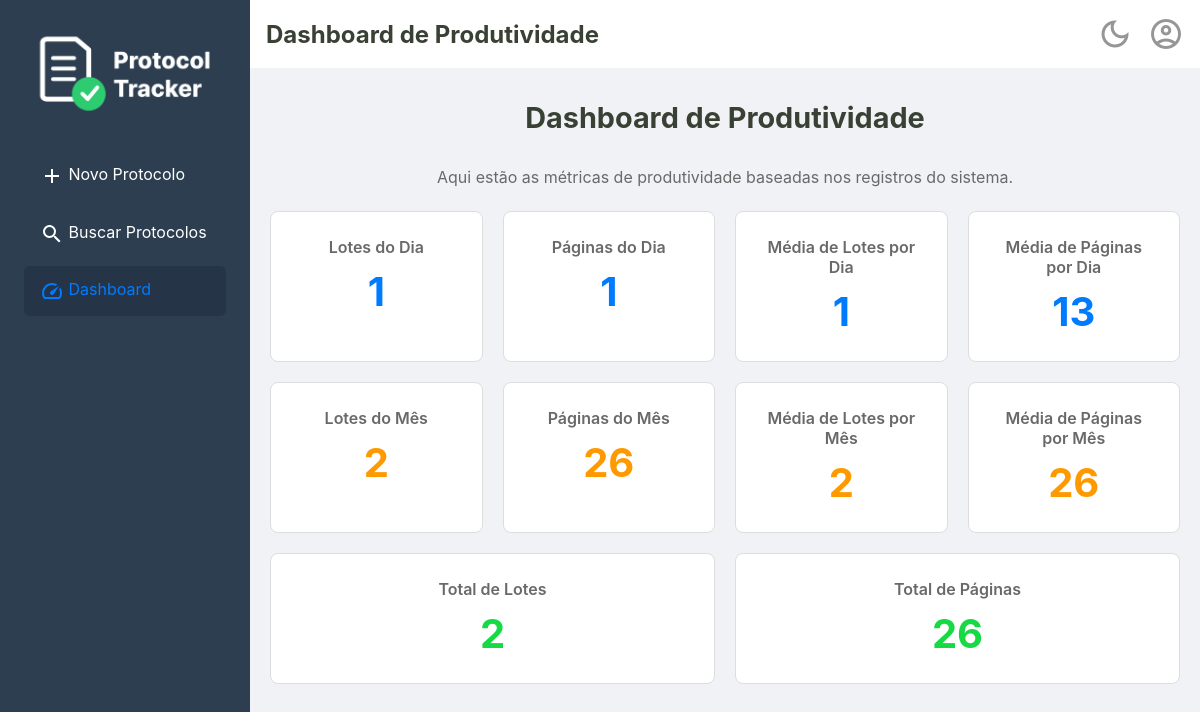
Before: /dashboard (signed in) with the older database file.
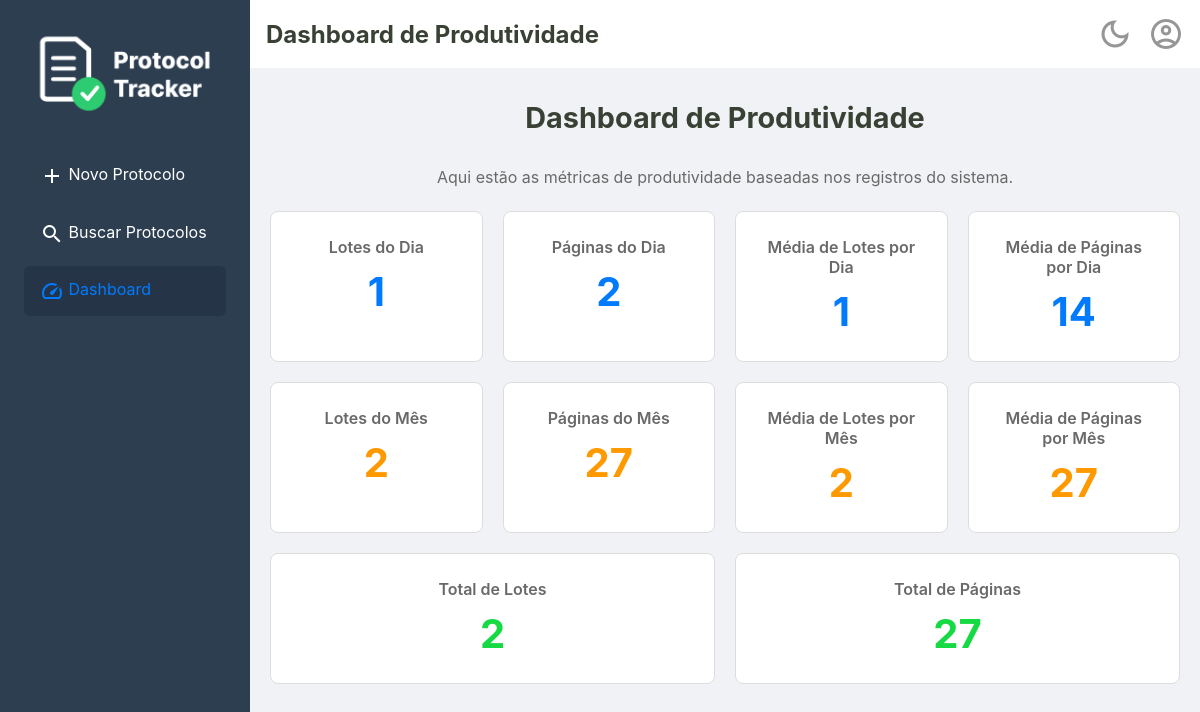
After: the same page with the newer database file.
### tables this page shows
CREATE TABLE protocolos (
    id TEXT PRIMARY KEY,
    id_usuario INTEGER NOT NULL,
    numero TEXT NOT NULL UNIQUE,
    quantidade_paginas INTEGER NOT NULL,
    observacoes TEXT,
    criado_em TEXT NOT NULL,
    alterado_em TEXT,
    deletado_em TEXT,
    FOREIGN KEY (id_usuario) REFERENCES usuarios (id)
  );

### src/Controller/WebController.php (called while the page is built, shortened)
<?php
class WebController {
    public function exibirDashboard()
    {
        try {
            $metricas = $this->dashboardService->getTodasAsMetricas();
            $tituloDaPagina = "Dashboard de Produtividade";
            require __DIR__ . '/../../templates/dashboard.php';
        } catch (Exception $e) {
            $erro = $e->getMessage();
            $tituloDaPagina = "Controle de Protocolos";
            require __DIR__ . '/../../templates/home.php';
        }
    }
}

### src/Repository/ProtocoloRepositorySql.php (called while the page is built, shortened)
<?php
final class ProtocoloRepositorySql implements ProtocoloRepositoryInterface
{
    private PDO $connection;
    public function __construct(PDO $connection)
    {
        $this->connection = $connection;
    }
    public function all(): array
    {
        $sqlQuery = "SELECT * FROM protocolos ORDER BY criado_em DESC;";
        $stmt = $this->connection->query($sqlQuery);
        $listaDeProtocolos = $this->hidrataListaDeProtocolos($stmt);
        return $listaDeProtocolos;
    }
    private function hidrataListaDeProtocolos(PDOStatement $stmt): array
    {
        $listaDeProtocolos = [];
        while($protocoloDados = $stmt->fetch()){
            $listaDeProtocolos[] = Protocolo::fromArray($protocoloDados);
        }
        return $listaDeProtocolos;
    }
}

### src/Service/DashboardService.php (called while the page is built, shortened)
<?php
class DashboardService{
    public function getTodasAsMetricas(): array
    {
        $todosOsProtocolos = $this->repositorio->all();
        $agora = new DateTimeImmutable('now', new DateTimeZone('America/Campo_Grande'));
        return [
            'quantidade_paginas_dia'   => $this->quantidadeDePaginasDia($todosOsProtocolos, $agora),
            'media_paginas_dia'        => $this->mediaDePaginasDia($todosOsProtocolos),
            'quantidade_protocolos_dia'  => $this->quantidadeDeProtocolosDia($todosOsProtocolos, $agora),
            'media_protocolos_dia'     => $this->mediaDeProtocolosDia($todosOsProtocolos),
            'quantidade_paginas_mes'   => $this->quantidadeDePaginasMes($todosOsProtocolos, $agora),
            'media_paginas_mes'        => $this->mediaDePaginasMes($todosOsProtocolos, $agora),
            'quantidade_protocolos_mes'  => $this->quantidadeDeProtocolosMes($todosOsProtocolos, $agora),
            'media_protocolos_mes'     => $this->mediaDeProtocolosMes($todosOsProtocolos, $agora),
            'quantidade_paginas_total'   => $this->quantidadeDePaginasTotal($todosOsProtocolos),
            'quantidade_protocolos_total'  => $this->quantidadeDeProtocolosTotal($todosOsProtocolos),
        ];
    }
    private function quantidadeDePaginasDia(array $todosOsProtocolos, DateTimeImmutable $agora): int
    {
        $quantidadeDePaginasDia = 0;
        $diaAtualFormatado = $agora->format('d/m/Y');
        foreach ($todosOsProtocolos as $protocolo) {
            $diaProtocolo = $protocolo->data();
            $diaProtocoloFormatado = $diaProtocolo->format('d/m/Y');
            if($diaAtualFormatado === $diaProtocoloFormatado){
                $quantidadeDePaginasDia += $protocolo->paginas();
            }
        }
        return $quantidadeDePaginasDia;
    }
    private function mediaDePaginasDia(array $todosOsProtocolos): int
    {
        $totalPaginas = $this->quantidadeDePaginasTotal($todosOsProtocolos);
        $totalDias = $this->quantidadeTotalDeDias($todosOsProtocolos);
        $mediaDePaginasDia = $totalPaginas / $totalDias;
        return (int) round($mediaDePaginasDia);
    }
    private function quantidadeDeProtocolosDia(array $todosOsProtocolos, DateTimeImmutable $agora): int
    {
        $quantidadeDeProtocolosDia = 0;
        $diaAtualFormatado = $agora->format('d/m/Y');
        foreach ($todosOsProtocolos as $protocolo) {
            $diaProtocolo = $protocolo->data();
            $diaProtocoloFormatado = $diaProtocolo->format('d/m/Y');
            if($diaAtualFormatado === $diaProtocoloFormatado){
                $quantidadeDeProtocolosDia++;
            }
        }
        return $quantidadeDeProtocolosDia;
    }
    private function mediaDeProtocolosDia(array $todosOsProtocolos): int
    {
        $totalProtocolos = $this->quantidadeDeProtocolosTotal($todosOsProtocolos);
        $totalDias = $this->quantidadeTotalDeDias($todosOsProtocolos);
        $mediaDeProtocolosDia = $totalProtocolos / $totalDias;
        return (int) round($mediaDeProtocolosDia);
    }
    private function quantidadeDePaginasMes(array $todosOsProtocolos, DateTimeImmutable $agora): int
    {
        $quantidadeDePaginasMes = 0;
        $mesAtualFormatado = $agora->format('m/Y');
        foreach ($todosOsProtocolos as $protocolo) {
            $mesProtocolo = $protocolo->data();
            $mesProtocoloFormatado = $mesProtocolo->format('m/Y');
            if($mesAtualFormatado === $mesProtocoloFormatado){
                $quantidadeDePaginasMes += $protocolo->paginas();
            }
        }
        return $quantidadeDePaginasMes;
    }
    private function mediaDePaginasMes(array $todosOsProtocolos, DateTimeImmutable $agora): int
    {
        $totalPaginas = $this->quantidadeDePaginasTotal($todosOsProtocolos);
        $totalMeses = $this->quantidadeTotalDeMeses($todosOsProtocolos, $agora);
        $mediaDePaginasMes = $totalPaginas / $totalMeses;
        return (int) round($mediaDePaginasMes);
    }
    private function quantidadeDeProtocolosMes(array $todosOsProtocolos, DateTimeImmutable $agora): int
    {
        $quantidadeDeProtocolosMes = 0;
        $mesAtualFormatado = $agora->format('m/Y');
        foreach ($todosOsProtocolos as $protocolo) {
            $mesProtocolo = $protocolo->data();
            $mesProtocoloFormatado = $mesProtocolo->format('m/Y');
            if($mesAtualFormatado === $mesProtocoloFormatado){
                $quantidadeDeProtocolosMes++;
            }
        }
        return $quantidadeDeProtocolosMes;
    }
    private function mediaDeProtocolosMes(array $todosOsProtocolos, DateTimeImmutable $agora): int
    {
        $totalProtocolos = $this->quantidadeDeProtocolosTotal($todosOsProtocolos);
        $totalMeses = $this->quantidadeTotalDeMeses($todosOsProtocolos, $agora);
        $mediaDeProtocolosMes = $totalProtocolos / $totalMeses;
        return (int) round($mediaDeProtocolosMes);
    }
    private function quantidadeDePaginasTotal(array $todosOsProtocolos): int
    {
        $somaQuantidadeDePaginas = 0;
        foreach ($todosOsProtocolos as $protocolo) {
            $somaQuantidadeDePaginas += $protocolo->paginas();
        }
        return $somaQuantidadeDePaginas;
    }
    private function quantidadeDeProtocolosTotal(array $todosOsProtocolos): int
    {
        return count($todosOsProtocolos);
    }
    private function quantidadeTotalDeDias(array $todosOsProtocolos): int
    {
        $diasDiferentes = [];
        foreach ($todosOsProtocolos as $protocolo) {
            $dataDoProtocolo = $protocolo->data();
            $chaveDoDia = $dataDoProtocolo->format('d/m/Y');
            if(!in_array($chaveDoDia, $diasDiferentes)){
                $diasDiferentes[] = $chaveDoDia;
            }
        }
        return count($diasDiferentes);
    }
    private function quantidadeTotalDeMeses(array $todosOsProtocolos, DateTimeImmutable $agora): int
    {
        $mesesDiferentes = [];
        foreach ($todosOsProtocolos as $protocolo) {
            $dataDoProtocolo = $protocolo->data();
            $chaveDoMes = $dataDoProtocolo->format('m/Y');
            if(!in_array($chaveDoMes, $mesesDiferentes)){
                $mesesDiferentes[] = $chaveDoMes;
            }
        }
        return count($mesesDiferentes);
    }
}

### src/Model/Protocolo.php (called while the page is built, shortened)
<?php
class Protocolo {
    public function paginas(): int {
        return $this->quantidade_paginas;
    }
    public function data(): DateTimeImmutable {
        return $this->criado_em;
    }
    public static function fromArray(array $dados): self
    {
        try {
            $criado_em = new DateTimeImmutable($dados['criado_em']);
            $alterado_em = isset($dados['alterado_em']) ? new DateTimeImmutable($dados['alterado_em']) : null;
            $deletado_em = isset($dados['deletado_em']) ? new DateTimeImmutable($dados['deletado_em']) : null;
        } catch (Exception $e) {
            throw new Exception("Falha ao criar data");
        }
        return new self(
            $dados['id'],
            $dados['id_usuario'],
            $dados['numero'],
            $dados['quantidade_paginas'],
            $criado_em,
            $dados['observacoes'] ?? null,
            $alterado_em,
            $deletado_em
        );
    }
}

### templates/dashboard.php (the view)
<?php require __DIR__ . '/_partials/_header.php'; ?>
<h2><?= htmlspecialchars($tituloDaPagina) ?></h2>
<p>Aqui estão as métricas de produtividade baseadas nos registros do sistema.</p>
<div class="dashboard-container">
    <div class="dashboard-row">
        <div class="metric-card">
            <div class="label">Lotes do Dia</div>
            <div class="value"><?= htmlspecialchars($metricas['quantidade_protocolos_dia']) ?></div>
        </div>
        <div class="metric-card">
            <div class="label">Páginas do Dia</div>
            <div class="value"><?= htmlspecialchars($metricas['quantidade_paginas_dia']) ?></div>
        </div>
        <div class="metric-card">
            <div class="label">Média de Lotes por Dia</div>
            <div class="value"><?= htmlspecialchars($metricas['media_protocolos_dia']) ?></div>
        </div>
        <div class="metric-card">
            <div class="label">Média de Páginas por Dia</div>
            <div class="value"><?= htmlspecialchars($metricas['media_paginas_dia']) ?></div>
        </div>
    </div>
    <div class="dashboard-row">
        <div class="metric-card">
            <div class="label">Lotes do Mês</div>
            <div class="value"><?= htmlspecialchars($metricas['quantidade_protocolos_mes']) ?></div>
        </div>
        <div class="metric-card">
            <div class="label">Páginas do Mês</div>
            <div class="value"><?= htmlspecialchars($metricas['quantidade_paginas_mes']) ?></div>
        </div>
        <div class="metric-card">
            <div class="label">Média de Lotes por Mês</div>
            <div class="value"><?= htmlspecialchars($metricas['media_protocolos_mes']) ?></div>
        </div>
        <div class="metric-card">
            <div class="label">Média de Páginas por Mês</div>
            <div class="value"><?= htmlspecialchars($metricas['media_paginas_mes']) ?></div>
        </div>
    </div>
    <div class="dashboard-row">
        <div class="metric-card total">
            <div class="label">Total de Lotes</div>
            <div class="value"><?= htmlspecialchars($metricas['quantidade_protocolos_total']) ?></div>
        </div>
        <div class="metric-card total">
            <div class="label">Total de Páginas</div>
            <div class="value"><?= htmlspecialchars($metricas['quantidade_paginas_total']) ?></div>
        </div>
    </div>
</div>
<?php require __DIR__ . '/_partials/_footer.php'; ?>

Changed rows visible on the page:
no longer on this page (row edited): protocolos: quantidade_paginas "1", id_usuario "2"
Other visible differences:
$metricas['quantidade_protocolos_dia']: (not shown) → "1"
$metricas['quantidade_paginas_dia']: (not shown) → "2"
$metricas['media_protocolos_dia']: (not shown) → "1"
$metricas['media_paginas_dia']: "13" → "14"
$metricas['quantidade_protocolos_mes']: (not shown) → "2"
$metricas['quantidade_paginas_mes']: "26" → "27"
$metricas['media_protocolos_mes']: (not shown) → "2"
$metricas['media_paginas_mes']: "26" → "27"
$metricas['quantidade_protocolos_total']: (not shown) → "2"
$metricas['quantidade_paginas_total']: "26" → "27"
